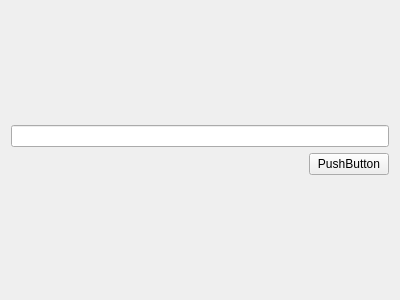
<?xml version="1.0" encoding="UTF-8"?>
<ui version="4.0">
 <class>MyButton</class>
 <widget class="QWidget" name="MyButton">
  <property name="geometry">
   <rect>
    <x>0</x>
    <y>0</y>
    <width>400</width>
    <height>300</height>
   </rect>
  </property>
  <property name="windowTitle">
   <string>Form</string>
  </property>
  <layout class="QGridLayout" name="gridLayout">
   <item row="0" column="0">
    <layout class="QVBoxLayout" name="verticalLayout">
     <item>
      <widget class="QLineEdit" name="lineEdit"/>
     </item>
     <item>
      <layout class="QHBoxLayout" name="horizontalLayout">
       <item>
        <spacer name="horizontalSpacer">
         <property name="orientation">
          <enum>Qt::Horizontal</enum>
         </property>
         <property name="sizeHint" stdset="0">
          <size>
           <width>40</width>
           <height>20</height>
          </size>
         </property>
        </spacer>
       </item>
       <item>
        <widget class="QPushButton" name="pushButton">
         <property name="text">
          <string>PushButton</string>
         </property>
        </widget>
       </item>
      </layout>
     </item>
    </layout>
   </item>
  </layout>
 </widget>
 <resources/>
 <connections/>
</ui>
